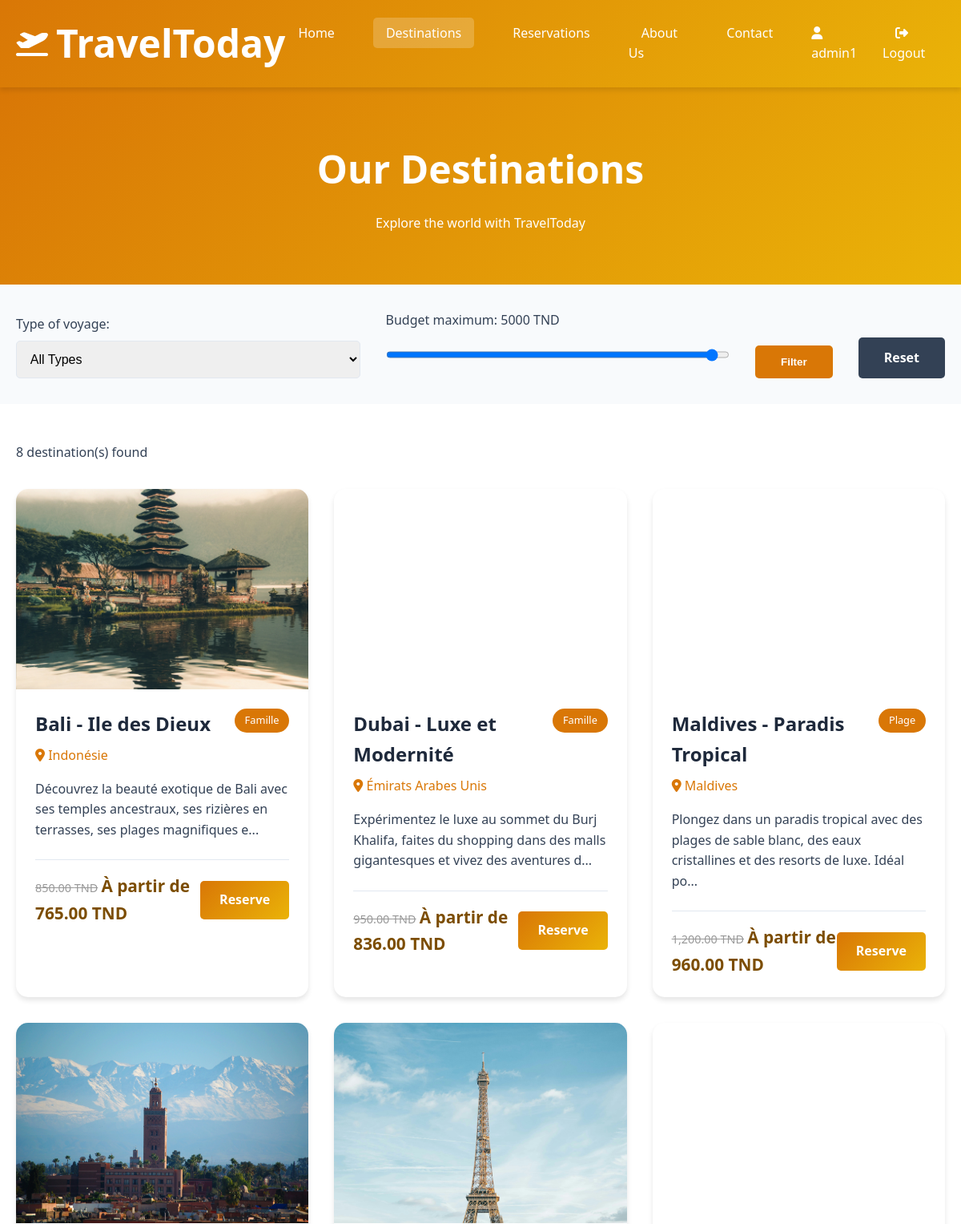
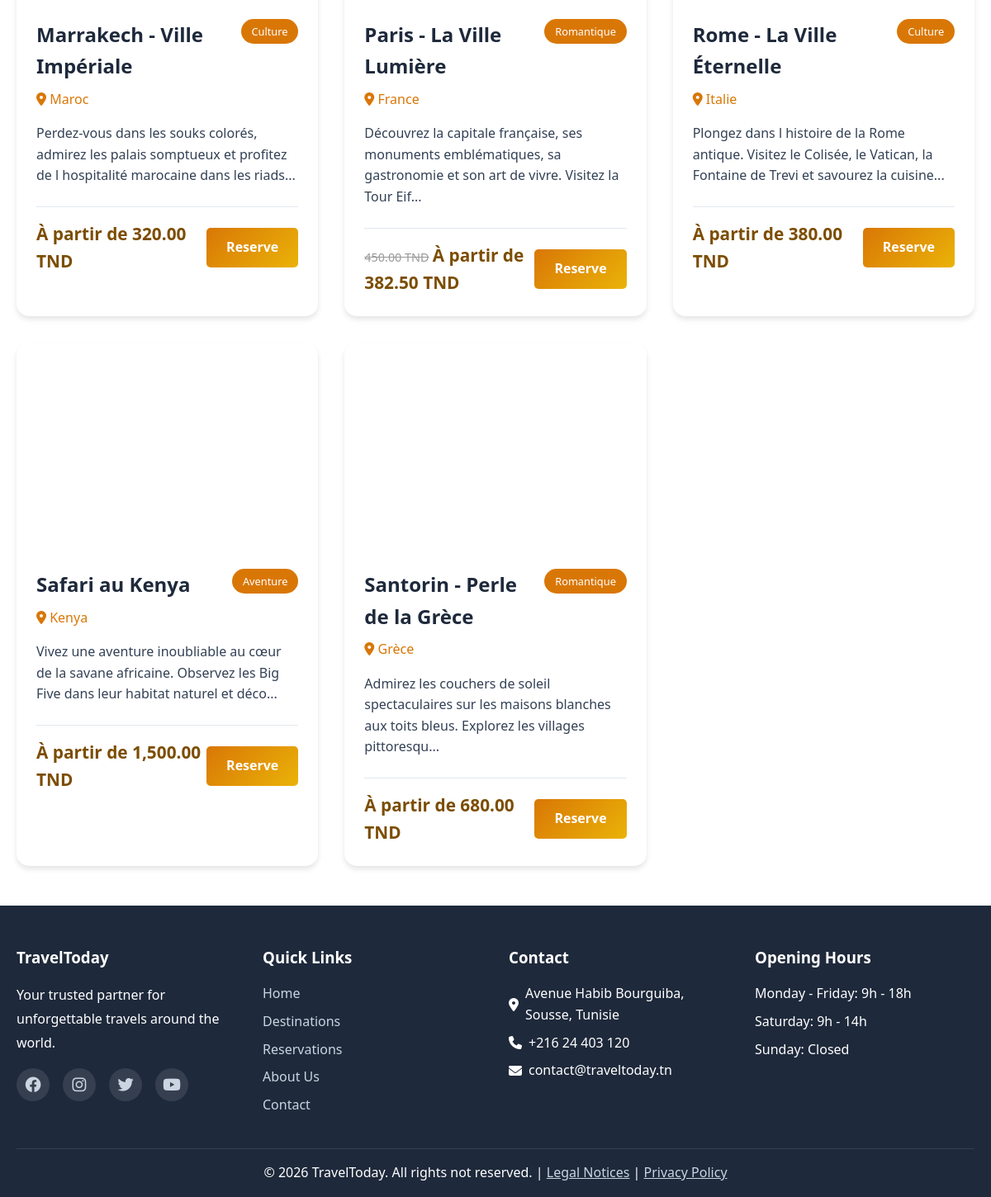
Screenshot of /destinations.php (signed in) with the database file from the repository (2 pictures, top to bottom).
### tables this page shows
CREATE TABLE IF NOT EXISTS destinations (
    id INT AUTO_INCREMENT PRIMARY KEY,
    nom VARCHAR(255) NOT NULL,
    pays VARCHAR(100) NOT NULL,
    description TEXT NOT NULL,
    prix_depart DECIMAL(10, 2) NOT NULL,
    type_voyage ENUM('famille', 'romantique', 'aventure', 'plage', 'culture') NOT NULL,
    image VARCHAR(255) NOT NULL,
    promotion BOOLEAN DEFAULT FALSE,
    pourcentage_promo INT DEFAULT 0,
    date_creation TIMESTAMP DEFAULT CURRENT_TIMESTAMP
);

### destinations.php (the view, shortened to what this page needs)
<?php
include 'header.php';
$type_filter = isset($_GET['type']) ? $_GET['type'] : 'all';
$prix_max = isset($_GET['prix_max']) ? (int)$_GET['prix_max'] : 5000;
$conn = getConnection();
$sql = "SELECT * FROM destinations WHERE 1=1";
$sql .= " AND prix_depart <= $prix_max";
$sql .= " ORDER BY nom ASC";
$result = $conn->query($sql);
?>
<main>
    <section class="page-header">
        <div class="container">
            <h1>Our Destinations</h1>
            <p>Explore the world with TravelToday</p>
        </div>
    </section>
    <section class="filters-section">
        <div class="container">
            <form method="GET" action="destinations.php" id="filterForm" class="filters-form">
                <div class="filter-group">
                    <label for="type">Type of voyage:</label>
                    <select name="type" id="type" onchange="this.form.submit()">
                        <option value="all" <?php echo $type_filter == 'all' ? 'selected' : ''; ?>>All Types</option>
                    </select>
                </div>
                <div class="filter-group">
                    <label for="prix_max">Budget maximum: <span id="budgetValue"><?php echo $prix_max; ?> TND</span></label>
                    <input type="range" name="prix_max" id="prix_max" min="0" max="5000" step="100" value="<?php echo $prix_max; ?>" oninput="updateBudget(this.value)">
                </div>
                <button type="submit" class="filter-button">Filter</button>
                <a href="destinations.php" class="reset-button">Reset</a>
            </form>
        </div>
    </section>
    <section class="destinations-section">
        <div class="container">
            <div class="results-info">
                <p><?php echo $result->num_rows; ?> destination(s) found</p>
            </div>
            <div class="destinations-grid">
                <?php
                if ($result->num_rows > 0) {
                    while($row = $result->fetch_assoc()):
                        $prix_final = $row['promotion'] ? $row['prix_depart'] * (1 - $row['pourcentage_promo']/100) : $row['prix_depart'];
                ?>
                <div class="destination-card" data-type="<?php echo $row['type_voyage']; ?>">
                    <?php if ($row['promotion']): ?>
                    <div class="promo-badge">-<?php echo $row['pourcentage_promo']; ?>%</div>
                    <?php endif; ?>
                    <div class="destination-image" style="background-image: url('images/<?php echo $row['image']; ?>');">
                    </div>
                    <div class="destination-content">
                        <div class="destination-header">
                            <h3><?php echo htmlspecialchars($row['nom']); ?></h3>
                            <span class="destination-type"><?php echo ucfirst($row['type_voyage']); ?></span>
                        </div>
                        <p class="destination-location">
                            <i class="fas fa-map-marker-alt"></i> <?php echo htmlspecialchars($row['pays']); ?>
                        </p>
                        <p class="destination-description">
                            <?php echo substr(htmlspecialchars($row['description']), 0, 120) . '...'; ?>
                        </p>
                        <div class="destination-footer">
                            <div class="price-container">
                                <?php if ($row['promotion']): ?>
                                    <span class="old-price"><?php echo number_format($row['prix_depart'], 2); ?> TND</span>
                                <?php endif; ?>
                                <span class="price">À partir de <?php echo number_format($prix_final, 2); ?> TND</span>
                            </div>
                            <a href="reservation.php?destination_id=<?php echo $row['id']; ?>" class="book-button">Reserve</a>
                        </div>
                    </div>
                </div>
                <?php
                    endwhile;
                } else {
                    echo '<p class="no-results">No destination match your criteria.</p>';
                }
                ?>
            </div>
        </div>
    </section>
</main>
<?php
include 'footer.php';
?>

### css/style.css (style rules this page uses)
* { margin: 0; padding: 0; box-sizing: border-box; }
:root { --primary-color: #D97706; --secondary-color: #EAB308; --accent-color: #7C4D00; --dark-color: #1e293b; --light-color: #f8fafc; --success-color: #10b981; --error-color: #ef4444; --text-color: #334155; --border-color: #e2e8f0; --shadow: 0 4px 6px rgba(0, 0, 0, 0.1); --shadow-lg: 0 10px 25px rgba(0, 0, 0, 0.15); }
body { font-family: 'Segoe UI', Tahoma, Geneva, Verdana, sans-serif; line-height: 1.6; color: var(--text-color); background-color: #fff; }
.container { max-width: 1200px; margin: 0 auto; padding: 0 20px; }
.promo-badge { position: absolute; top: 20px; right: 20px; background: var(--accent-color); color: white; padding: 0.5rem 1rem; border-radius: 50px; font-weight: bold; z-index: 1; }
.old-price { text-decoration: line-through; color: #999; font-size: 0.9rem; }
.page-header { background: linear-gradient(135deg, var(--primary-color), var(--secondary-color)); color: white; padding: 4rem 0; text-align: center; }
.page-header h1 { font-size: 3rem; margin-bottom: 1rem; }
.filters-section { padding: 2rem 0; background-color: var(--light-color); }
.filters-form { display: flex; gap: 2rem; align-items: end; flex-wrap: wrap; }
.filter-group { flex: 1; min-width: 200px; }
.filter-group label { display: block; margin-bottom: 0.5rem; font-weight: 500; }
.filter-group select, .filter-group input[type="range"] { width: 100%; padding: 0.8rem; border: 1px solid var(--border-color); border-radius: 5px; font-size: 1rem; }
.filter-button, .reset-button { padding: 0.8rem 2rem; border: none; border-radius: 5px; font-weight: bold; cursor: pointer; transition: opacity 0.3s ease; }
.filter-button { background: var(--primary-color); color: white; }
.reset-button { background: var(--text-color); color: white; text-decoration: none; display: inline-block; }
.destinations-section { padding: 3rem 0; }
.results-info { margin-bottom: 2rem; font-weight: 500; color: var(--text-color); }
.destinations-grid { display: grid; grid-template-columns: repeat(auto-fit, minmax(350px, 1fr)); gap: 2rem; }
.destination-card { background: white; border-radius: 15px; overflow: hidden; box-shadow: var(--shadow); transition: transform 0.3s ease, box-shadow 0.3s ease; }
.destination-image { position: relative; height: 250px; background-size: cover; background-position: center; overflow: hidden; }
.destination-content { padding: 1.5rem; }
.destination-header { display: flex; justify-content: space-between; align-items: start; margin-bottom: 0.5rem; }
.destination-header h3 { font-size: 1.5rem; color: var(--dark-color); }
.destination-type { background: var(--primary-color); color: white; padding: 0.3rem 0.8rem; border-radius: 20px; font-size: 0.8rem; }
.destination-location { color: var(--primary-color); margin-bottom: 1rem; }
.destination-description { color: var(--text-color); margin-bottom: 1.5rem; line-height: 1.6; }
.destination-footer { display: flex; justify-content: space-between; align-items: center; padding-top: 1rem; border-top: 1px solid var(--border-color); }
.price-container .price { font-size: 1.3rem; font-weight: bold; color: var(--accent-color); }
.book-button { padding: 0.7rem 1.5rem; background: linear-gradient(135deg, var(--primary-color), var(--secondary-color)); color: white; text-decoration: none; border-radius: 5px; font-weight: bold; transition: opacity 0.3s ease; }

### rows the page displays
destinations: image (picture), nom "Bali - Ile des Dieux", type_voyage "Famille", pays "Indonésie", description "Découvrez la beauté exotique de Bali avec ses temples ancestraux, ses rizières en terrasses, ses plages magnifiques e", prix_depart "850.00", prix_final "765.00"
destinations: nom "Dubai - Luxe et Modernité", type_voyage "Famille", pays "Émirats Arabes Unis", description "Expérimentez le luxe au sommet du Burj Khalifa, faites du shopping dans des malls gigantesques et vivez des aventures d", prix_depart "950.00", prix_final "836.00"
destinations: nom "Maldives - Paradis Tropical", type_voyage "Plage", pays "Maldives", description "Plongez dans un paradis tropical avec des plages de sable blanc, des eaux cristallines et des resorts de luxe. Idéal po", prix_depart "1,200.00", prix_final "960.00"
destinations: image (picture), nom "Marrakech - Ville Impériale", type_voyage "Culture", pays "Maroc", description "Perdez-vous dans les souks colorés, admirez les palais somptueux et profitez de l hospitalité marocaine dans les riads", prix_depart "320.00"
destinations: pourcentage_promo "15", image (picture), nom "Paris - La Ville Lumière", type_voyage "Romantique", pays "France", description "Découvrez la capitale française, ses monuments emblématiques, sa gastronomie et son art de vivre. Visitez la Tour Eif", prix_depart "450.00", prix_final "382.50"
destinations: nom "Rome - La Ville Éternelle", type_voyage "Culture", pays "Italie", description "Plongez dans l histoire de la Rome antique. Visitez le Colisée, le Vatican, la Fontaine de Trevi et savourez la cuisine", prix_depart "380.00"
destinations: nom "Safari au Kenya", type_voyage "Aventure", pays "Kenya", description "Vivez une aventure inoubliable au cœur de la savane africaine. Observez les Big Five dans leur habitat naturel et déco", prix_final "1,500.00"
destinations: nom "Santorin - Perle de la Grèce", type_voyage "Romantique", pays "Grèce", description "Admirez les couchers de soleil spectaculaires sur les maisons blanches aux toits bleus. Explorez les villages pittoresqu", prix_depart "680.00"

### other values shown
$_SESSION['name'] "admin1"
$prix_max "5000"
$result->num_rows "8"
